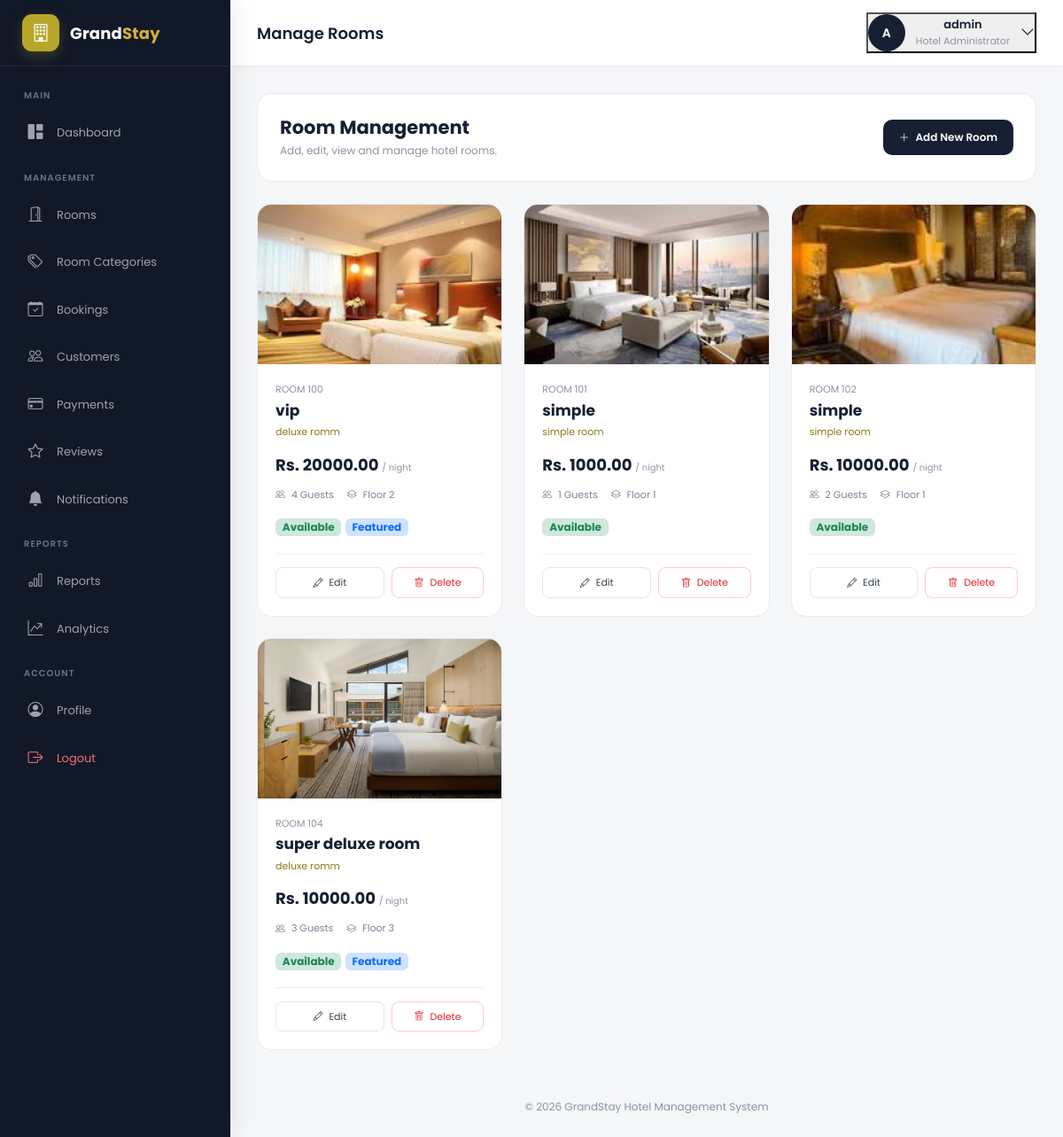
The app's page /dashboard/rooms/ (signed in) with its own data.
### rooms/models.py (models this page shows, shortened)
class Room(models.Model):
    STATUS_CHOICES = [
        ('available', 'Available'),
        ('maintenance', 'Maintenance'),
        ('inactive', 'Inactive'),
    ]
    category = models.ForeignKey(
        RoomCategory,
        on_delete=models.PROTECT,
        related_name='rooms'
    )
    room_number = models.CharField(
        max_length=20,
        unique=True
    )
    name = models.CharField(
        max_length=150
    )
    description = models.TextField(
        blank=True
    )
    price = models.DecimalField(
        max_digits=10,
        decimal_places=2
    )
    capacity = models.PositiveIntegerField(
        default=2
    )
    size = models.PositiveIntegerField(
        default=30,
        help_text="Room size in square meters"
    )
    bed_type = models.CharField(
        max_length=100,
        default="Double Bed"
    )
    floor = models.PositiveIntegerField(
        default=1
    )
    image = models.ImageField(
        upload_to='rooms/',
        blank=True,
        null=True
    )
    status = models.CharField(
        max_length=20,
        choices=STATUS_CHOICES,
        default='available'
    )
    is_featured = models.BooleanField(
        default=False
    )
    has_wifi = models.BooleanField(
        default=True
    )
    has_ac = models.BooleanField(
        default=True
    )
    has_tv = models.BooleanField(
        default=True
    )
    has_breakfast = models.BooleanField(
        default=False
    )
    has_balcony = models.BooleanField(
        default=False
    )
    created_at = models.DateTimeField(
        auto_now_add=True
    )
    updated_at = models.DateTimeField(
        auto_now=True
    )
    class Meta:
        verbose_name = "Room"
        verbose_name_plural = "Rooms"
        ordering = ['room_number']

class RoomCategory(models.Model):
    name = models.CharField(
        max_length=100,
        unique=True
    )
    description = models.TextField(
        blank=True
    )
    max_guests = models.PositiveIntegerField(
        default=2
    )
    is_active = models.BooleanField(
        default=True
    )
    created_at = models.DateTimeField(
        auto_now_add=True
    )
    updated_at = models.DateTimeField(
        auto_now=True
    )
    class Meta:
        verbose_name = "Room Category"
        verbose_name_plural = "Room Categories"
        ordering = ['name']

### dashboard/views.py (the view)
@staff_member_required(
    login_url="dashboard_login"
)
def manage_rooms(request):
    rooms = (
        Room.objects
        .select_related(
            "category"
        )
        .order_by(
            "room_number"
        )
    )
    categories = (
        RoomCategory.objects
        .filter(
            is_active=True
        )
        .order_by(
            "name"
        )
    )
    context = {
        "rooms":
            rooms,
        "categories":
            categories,
    }
    return render(
        request,
        "dashboard/rooms.html",
        context
    )

### templates/dashboard/rooms.html (shortened to what this page needs)
{% extends "dashboard/base.html" %}
{% block navbar_title %}
    Manage Rooms
{% endblock %}
{% block content %}
<div class="page-header">
    <div>
        <h2>
            Room Management
        </h2>
        <p>
            Add, edit, view and manage hotel rooms.
        </p>
    </div>
    <a
        href="{% url 'add_room' %}"
        class="add-room-btn"
    >
        <i class="bi bi-plus-lg me-1"></i>
        Add New Room
    </a>
</div>
<div class="row g-4">
    {% for room in rooms %}
    <div class="col-xl-4 col-lg-6">
        <div class="room-card">
            {% if room.image %}
                <img
                    src="{{ room.image.url }}"
                    class="room-image"
                    alt="{{ room.name }}"
                >
            {% else %}
                <div class="room-image-placeholder">
                    <i class="bi bi-door-open"></i>
                </div>
            {% endif %}
            <div class="room-body">
                <div class="room-number">
                    ROOM {{ room.room_number }}
                </div>
                <div class="room-name">
                    {{ room.name }}
                </div>
                <div class="room-category">
                    {{ room.category.name }}
                </div>
                <div class="room-price">
                    Rs. {{ room.price }}
                    <small>
                        / night
                    </small>
                </div>
                <div class="room-meta">
                    <span>
                        <i class="bi bi-people me-1"></i>
                        {{ room.capacity }} Guests
                    </span>
                    <span>
                        <i class="bi bi-layers me-1"></i>
                        Floor {{ room.floor }}
                    </span>
                </div>
                <div class="mt-3">
                    {% if room.status == 'available' %}
                        <span class="badge bg-success-subtle text-success">
                            Available
                        </span>
                    {% elif room.status == 'maintenance' %}
                        <span class="badge bg-warning-subtle text-warning">
                            Maintenance
                        </span>
                    {% else %}
                        <span class="badge bg-secondary-subtle text-secondary">
                            Inactive
                        </span>
                    {% endif %}
                    {% if room.is_featured %}
                        <span class="badge bg-primary-subtle text-primary">
                            Featured
                        </span>
                    {% endif %}
                </div>
                <div class="room-actions">
                    <a
                        href="{% url 'edit_room' room.id %}"
                        class="action-btn"
                    >
                        <i class="bi bi-pencil me-1"></i>
                        Edit
                    </a>
                    <form
                        method="POST"
                        action="{% url 'delete_room' room.id %}"
                        style="flex:1;"
                        onsubmit="
                            return confirm(
                                'Are you sure you want to delete this room?'
                            );
                        "
                    >
                        <button
                            type="submit"
                            class="action-btn delete-btn w-100"
                        >
                            <i class="bi bi-trash me-1"></i>
                            Delete
                        </button>
                    </form>
                </div>
            </div>
        </div>
    </div>
    {% endfor %}
</div>
{% endblock %}

### templates/dashboard/base.html (shortened to what this page needs)
{% load static %}
<!DOCTYPE html>
<html lang="en">
<head>
    <link
        href="https://cdn.jsdelivr.net/npm/bootstrap@5.3.3/dist/css/bootstrap.min.css"
        rel="stylesheet"
    >
    <link
        href="https://cdn.jsdelivr.net/npm/bootstrap-icons@1.11.3/font/bootstrap-icons.css"
        rel="stylesheet"
    >
</head>
<body>
<aside
    class="sidebar"
    id="dashboardSidebar"
>
    <div class="sidebar-brand">
        <div class="brand-icon">
            <i class="bi bi-building"></i>
        </div>
        <div class="brand-text">
            Grand<span>Stay</span>
        </div>
    </div>
    <div class="sidebar-menu">
        <div class="menu-title">
            Main
        </div>
        <a
            href="{% url 'dashboard' %}"
            class="menu-link {% block dashboard_active %}{% endblock %}"
        >
            <i class="bi bi-grid-1x2-fill"></i>
            <span>
                Dashboard
            </span>
        </a>
        <div class="menu-title">
            Management
        </div>
        <a
            href="{% url 'manage_rooms' %}"
            class="menu-link {% block rooms_active %}{% endblock %}"
        >
            <i class="bi bi-door-open"></i>
            <span>
                Rooms
            </span>
        </a>
        <a
            href="{% url 'manage_categories' %}"
            class="menu-link {% block categories_active %}{% endblock %}"
        >
            <i class="bi bi-tags"></i>
            <span>
                Room Categories
            </span>
        </a>
        <a
            href="{% url 'manage_bookings' %}"
            class="menu-link {% block bookings_active %}{% endblock %}"
        >
            <i class="bi bi-calendar-check"></i>
            <span>
                Bookings
            </span>
        </a>
        <a
            href="{% url 'manage_customers' %}"
            class="menu-link {% block customers_active %}{% endblock %}"
        >
            <i class="bi bi-people"></i>
            <span>
                Customers
            </span>
        </a>
        <a
            href="{% url 'manage_payments' %}"
            class="menu-link {% block payments_active %}{% endblock %}"
        >
            <i class="bi bi-credit-card"></i>
            <span>
                Payments
            </span>
        </a>
        <a
            href="{% url 'manage_reviews' %}"
            class="menu-link {% block reviews_active %}{% endblock %}"
        >
            <i class="bi bi-star"></i>
            <span>
                Reviews
            </span>
        </a>
        <a
            href="{% url 'admin_notifications' %}"
            class="menu-link notification-menu-link {% block notifications_active %}{% endblock %}"
        >
            <i class="bi bi-bell-fill"></i>
            <span>
                Notifications
            </span>
        </a>
        <div class="menu-title">
            Reports
        </div>
<a
    href="{% url 'reports' %}"
    class="menu-link {% block reports_active %}{% endblock %}"
>
    <i class="bi bi-bar-chart"></i>
    <span>
        Reports
    </span>
</a>
<a
    href="{% url 'analytics' %}"
    class="menu-link {% block analytics_active %}{% endblock %}"
>
    <i class="bi bi-graph-up-arrow"></i>
    <span>
        Analytics
    </span>
</a>
        <div class="menu-title">
            Account
        </div>
<a
    href="{% url 'admin_profile' %}"
    class="menu-link {% block profile_active %}{% endblock %}"
>
    <i class="bi bi-person-circle"></i>
    <span>
        Profile
    </span>
</a>
        <a
            href="{% url 'dashboard_logout' %}"
            class="menu-link logout-link"
        >
            <i class="bi bi-box-arrow-right"></i>
            <span>
                Logout
            </span>
        </a>
    </div>
</aside>
<main class="main-content">
    <nav class="top-navbar">
        <div class="d-flex align-items-center gap-3">
            <div class="page-title">
                {% block navbar_title %}{% endblock %}
            </div>
        </div>
<div class="admin-profile-wrapper">
    <button
        type="button"
        class="admin-profile"
        data-bs-toggle="dropdown"
        aria-expanded="false"
    >
        <div class="admin-avatar">
            {% if request.user.first_name %}
                {{ request.user.first_name|first|upper }}
            {% else %}
                {{ request.user.username|first|upper }}
            {% endif %}
        </div>
        <div class="admin-info">
            <div class="admin-name">
                {% if request.user.get_full_name %}
                    {{ request.user.get_full_name }}
                {% else %}
                    {{ request.user.username }}
                {% endif %}
            </div>
            <div class="admin-role">
                Hotel Administrator
            </div>
        </div>
        <i class="bi bi-chevron-down admin-dropdown-icon"></i>
    </button>
</div>
</nav>
    <div class="content-wrapper">
        {% block content %}
        {% endblock %}
    </div>
    <footer class="dashboard-footer">
        © 2026 GrandStay Hotel Management System
    </footer>
</main>
</body>
</html>

### templates/dashboard/base.html (style rules this page uses)
* { margin: 0; padding: 0; box-sizing: border-box; }
html { scroll-behavior: smooth; }
body { font-family: 'Poppins', sans-serif; background: #f5f6f8; color: #172033; min-height: 100vh; }
a { text-decoration: none; }
button, a { -webkit-tap-highlight-color: transparent; }
.sidebar { position: fixed; left: 0; top: 0; bottom: 0; width: 260px; background: #111827; color: #ffffff; z-index: 1100; transition: all 0.3s ease; overflow-y: auto; overflow-x: hidden; box-shadow: 5px 0 25px rgba(0, 0, 0, 0.08); }
.sidebar-brand { height: 75px; display: flex; align-items: center; padding: 0 25px; border-bottom: 1px solid rgba(255,255,255,0.08); white-space: nowrap; }
.brand-icon { width: 42px; height: 42px; min-width: 42px; border-radius: 11px; display: flex; align-items: center; justify-content: center; background: #b8a62a; color: #ffffff; font-size: 20px; margin-right: 12px; box-shadow: 0 5px 15px rgba(184,166,42,0.25); }
.brand-text { font-size: 18px; font-weight: 700; letter-spacing: 0.2px; }
.brand-text span { color: #d4af37; }
.sidebar-menu { padding: 25px 15px 30px; }
.menu-title { color: #697386; font-size: 10px; font-weight: 600; text-transform: uppercase; letter-spacing: 1px; padding: 0 12px; margin-bottom: 10px; margin-top: 18px; }
.menu-title:first-child { margin-top: 0; }
.menu-link { display: flex; align-items: center; gap: 13px; color: #9ca3af; padding: 12px 14px; border-radius: 10px; margin-bottom: 4px; font-size: 13px; font-weight: 400; transition: all 0.2s ease; position: relative; white-space: nowrap; }
.menu-link i { font-size: 17px; width: 22px; min-width: 22px; text-align: center; }
.notification-menu-link { justify-content: flex-start; }
.logout-link { color: #f87171; }
.main-content { margin-left: 260px; min-height: 100vh; transition: all 0.3s ease; display: flex; flex-direction: column; }
.top-navbar { height: 75px; background: #ffffff; border-bottom: 1px solid #e8eaf0; display: flex; align-items: center; justify-content: space-between; padding: 0 30px; position: sticky; top: 0; z-index: 900; box-shadow: 0 2px 10px rgba(0,0,0,0.02); }
.page-title { font-size: 18px; font-weight: 600; color: #172033; }
.admin-profile { display: flex; align-items: center; gap: 12px; }
.admin-avatar { width: 42px; height: 42px; min-width: 42px; border-radius: 50%; background: #172033; color: #ffffff; display: flex; align-items: center; justify-content: center; font-weight: 600; font-size: 14px; }
.admin-info { line-height: 1.3; }
.admin-name { font-size: 13px; font-weight: 600; color: #172033; }
.admin-role { font-size: 11px; color: #8b93a3; margin-top: 2px; }
.content-wrapper { padding: 30px; flex: 1; }
.dashboard-footer { padding: 25px 30px; color: #8b93a3; font-size: 12px; text-align: center; background: transparent; }

### templates/dashboard/rooms.html (style rules this page uses)
.page-header { background: #ffffff; border-radius: 16px; padding: 25px; border: 1px solid #e8eaf0; margin-bottom: 25px; display: flex; justify-content: space-between; align-items: center; }
.page-header h2 { font-size: 21px; font-weight: 700; margin: 0 0 5px; }
.page-header p { margin: 0; color: #8b93a3; font-size: 12px; }
.add-room-btn { background: #172033; color: white; border: none; border-radius: 10px; padding: 11px 18px; font-size: 12px; font-weight: 600; text-decoration: none; }
.room-card { background: white; border: 1px solid #e8eaf0; border-radius: 16px; overflow: hidden; }
.room-image { width: 100%; height: 180px; object-fit: cover; background: #f1f3f5; }
.room-body { padding: 20px; }
.room-number { font-size: 11px; color: #8b93a3; }
.room-name { font-size: 17px; font-weight: 700; margin: 3px 0; }
.room-category { font-size: 11px; color: #897817; }
.room-price { font-size: 18px; font-weight: 700; margin-top: 15px; }
.room-price small { color: #8b93a3; font-size: 10px; font-weight: 400; }
.room-meta { display: flex; gap: 15px; margin-top: 12px; color: #7b8495; font-size: 11px; }
.room-actions { border-top: 1px solid #edf0f3; margin-top: 18px; padding-top: 15px; display: flex; gap: 8px; }
.action-btn { flex: 1; border: 1px solid #e4e7eb; background: white; color: #374151; border-radius: 8px; padding: 8px; font-size: 11px; text-align: center; text-decoration: none; }
.delete-btn { border: 1px solid #fecaca; color: #dc2626; background: #fff; }

### records on screen
Room: image (picture), room_number "100", name "vip", category.name "deluxe romm", price "20000.00", capacity "4", floor "2", status "Available", is_featured "Featured"
Room: image (picture), room_number "101", name "simple", category.name "simple room", price "1000.00", capacity "1", floor "1", status "Available"
Room: image (picture), room_number "102", name "simple", category.name "simple room", price "10000.00", capacity "2", floor "1", status "Available"
Room: image (picture), room_number "104", name "super deluxe room", category.name "deluxe romm", price "10000.00", capacity "3", floor "3", status "Available", is_featured "Featured"

### other values on screen
{{ request.user.username|first|upper }} "A"
{{ request.user.username }} "admin"
